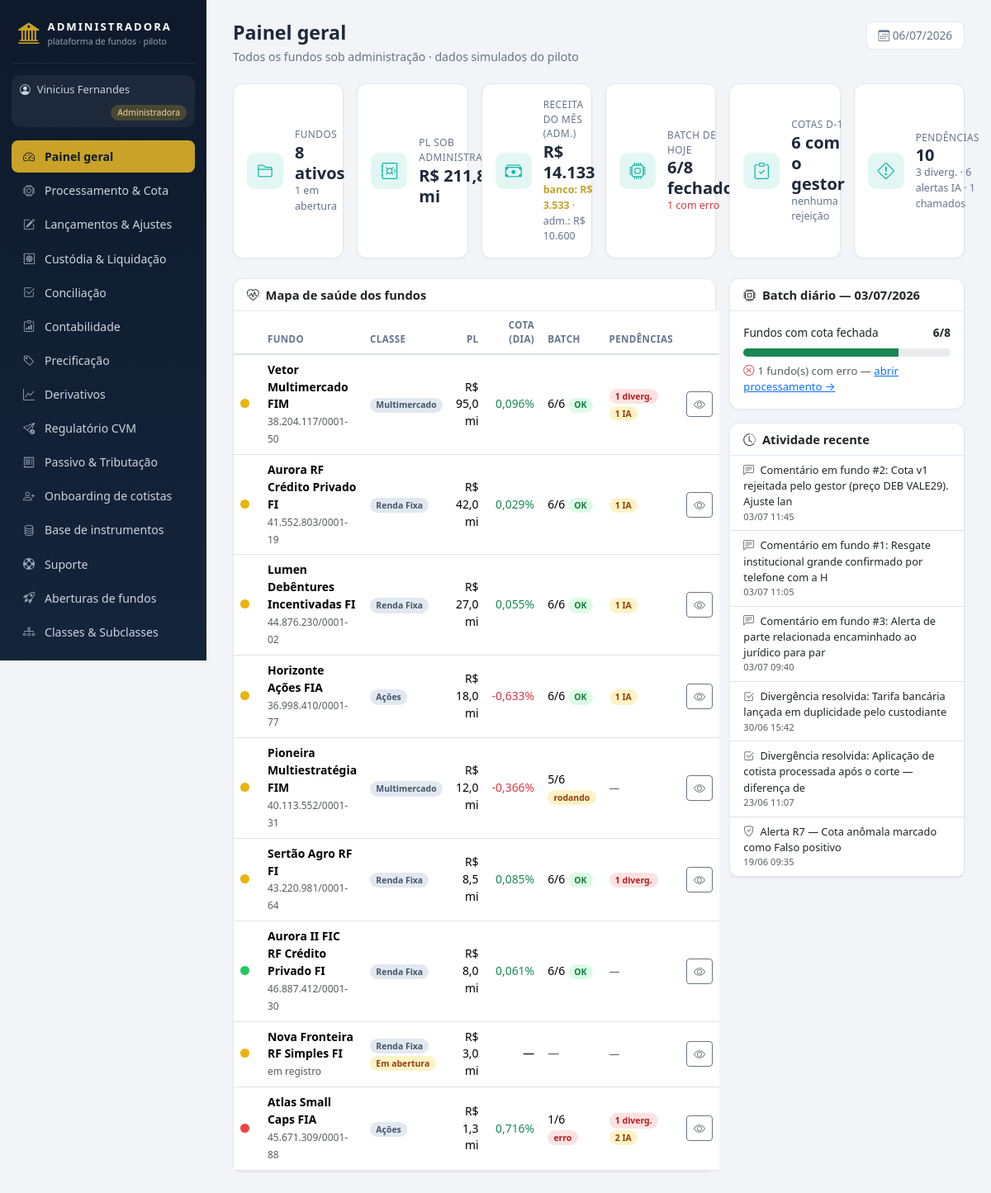
Page /admin/index.php (signed in) on the committed database.
### tables this page shows
CREATE TABLE usuarios (
  id INT AUTO_INCREMENT PRIMARY KEY,
  nome VARCHAR(100) NOT NULL,
  email VARCHAR(120) NOT NULL UNIQUE,
  senha VARCHAR(255) NOT NULL,         
  perfil ENUM('admin','gestor','custodia') NOT NULL,   
  fundo_id INT NULL,
  gestora VARCHAR(150) NULL,
  telefone VARCHAR(30) NULL,
  kyc_status VARCHAR(20) DEFAULT 'Pendente',
  criado_em DATETIME DEFAULT CURRENT_TIMESTAMP
);

CREATE TABLE fundos (
  id INT AUTO_INCREMENT PRIMARY KEY,
  nome VARCHAR(150) NOT NULL,
  cnpj VARCHAR(20),
  classe VARCHAR(50),                  
  publico_alvo VARCHAR(60),            
  condominio VARCHAR(20) DEFAULT 'Aberto',
  status VARCHAR(30) DEFAULT 'Ativo',  
  gestora VARCHAR(120),
  benchmark VARCHAR(30) DEFAULT 'CDI',
  tributacao VARCHAR(20) DEFAULT 'Longo Prazo',    
  provisao_despesas DECIMAL(18,2) DEFAULT 0,       
  tipo_fundo VARCHAR(10) DEFAULT 'FIF',            
  master_id INT DEFAULT NULL,                      
  taxa_adm DECIMAL(8,6) DEFAULT 0.0008,       
  taxa_gestao DECIMAL(8,6) DEFAULT 0.007,
  taxa_performance DECIMAL(8,6) DEFAULT 0,    
  caixa_atual DECIMAL(18,2) DEFAULT 0,
  pl_atual DECIMAL(18,2) DEFAULT 0,
  cota_atual DECIMAL(18,8) DEFAULT 1,
  data_abertura DATE
);

### admin/index.php (the view, shortened to what the rows shown need)
<?php
require_once __DIR__ . '/../config/db.php';
require_once __DIR__ . '/../includes/auth.php';
require_once __DIR__ . '/../includes/layout.php';
$u = exigir_perfil('admin');
$fundos = $pdo->query("SELECT * FROM fundos ORDER BY pl_atual DESC")->fetchAll();
$dataBatch = $pdo->query('SELECT MAX(data_ref) FROM processamento')->fetchColumn();
$batch = [];
if ($dataBatch) {
    $st = $pdo->prepare("SELECT fundo_id,
            SUM(status='OK') oks, SUM(status='Erro') erros, SUM(status='Pendente') pendentes,
            SUM(status='Rodando') rodando, COUNT(*) total
            FROM processamento WHERE data_ref = ? GROUP BY fundo_id");
    $st->execute([$dataBatch]);
    foreach ($st->fetchAll() as $r) $batch[$r['fundo_id']] = $r;
}
$divergencias = $pdo->query("SELECT fundo_id, COUNT(*) c FROM conciliacao WHERE situacao='Divergente' GROUP BY fundo_id")->fetchAll(PDO::FETCH_KEY_PAIR);
$alertasAbertos = $pdo->query("SELECT fundo_id, COUNT(*) c FROM alertas_fraude WHERE status IN ('Aberto','Em revisão') GROUP BY fundo_id")->fetchAll(PDO::FETCH_KEY_PAIR);
function var_dia(PDO $pdo, int $fid): ?float {
    $st = $pdo->prepare('SELECT valor_cota FROM cotas_historico WHERE fundo_id = ? ORDER BY data_ref DESC LIMIT 2');
    $st->execute([$fid]);
    $r = $st->fetchAll();
    return count($r) === 2 ? ((float)$r[0]['valor_cota'] / (float)$r[1]['valor_cota'] - 1) * 100 : null;
}
page_start('Painel geral', 'Painel geral', $u, 'Todos os fundos sob administração · dados simulados do piloto');
?>
<div class="row g-3">
  <div class="col-xl-8">
    <div class="card">
      <div class="card-body p-0">
        <table class="table table-hover mb-0">
          <thead><tr><th></th><th>Fundo</th><th>Classe</th><th class="text-end">PL</th>
            <th class="text-end">Cota (dia)</th><th>Batch</th><th>Pendências</th><th></th></tr></thead>
          <tbody>
          <?php foreach ($fundos as $f):
              $fid = (int)$f['id'];
              $b = $batch[$fid] ?? null;
              $nDiv = (int)($divergencias[$fid] ?? 0);
              $nAl = (int)($alertasAbertos[$fid] ?? 0);
              $temErro = $b && (int)$b['erros'] > 0;
              $temAtencao = $nDiv + $nAl > 0 || ($b && (int)$b['pendentes'] > 0);
              $sem = $f['status'] !== 'Ativo' ? 'sem-amarelo' : ($temErro ? 'sem-vermelho' : ($temAtencao ? 'sem-amarelo' : 'sem-verde'));
              $vd = $f['status'] === 'Ativo' ? var_dia($pdo, $fid) : null; ?>
            <tr>
              <td><span class="semaforo <?= $sem ?>"></span></td>
              <td><b><?= e_html($f['nome']) ?></b><br><span class="text-muted" style="font-size:.75rem"><?= e_html($f['cnpj']) ?></span></td>
              <td><?= badge($f['classe'], 'secondary') ?> <?= $f['status'] !== 'Ativo' ? badge_status($f['status']) : '' ?></td>
              <td class="text-end"><?= moeda_compacta($f['pl_atual']) ?></td>
              <td class="text-end <?= pct_color($vd) ?>"><?= pct($vd, 3) ?></td>
              <td><?php if ($b): ?>
                    <?= (int)$b['oks'] ?>/<?= (int)$b['total'] ?> <?= $temErro ? badge('erro', 'danger') : ((int)$b['oks'] === (int)$b['total'] ? badge('OK', 'success') : badge('rodando', 'warning')) ?>
                  <?php else: ?><span class="text-muted">—</span><?php endif; ?></td>
              <td>
                <?= $nDiv ? '<a class="link-limpo" href="conciliacao.php">' . badge($nDiv . ' diverg.', 'danger') . '</a> ' : '' ?>
                <?= $nAl ? '<a class="link-limpo" href="fraude.php">' . badge($nAl . ' IA', 'warning') . '</a>' : '' ?>
                <?= (!$nDiv && !$nAl) ? '<span class="text-muted" style="font-size:.8rem">—</span>' : '' ?>
              </td>
              <td class="text-end"><a class="btn btn-sm btn-outline-secondary" href="<?= BASE_URL ?>gestor/index.php?fundo_id=<?= $fid ?>" title="Ver como o gestor vê"><i class="bi bi-eye"></i></a></td>
            </tr>
          <?php endforeach; ?>
          </tbody>
        </table>
      </div>
    </div>
  </div>
</div>
<?php page_end();

### includes/layout.php (shortened to what the rows shown need)
<?php
require_once __DIR__ . '/helpers.php';
function menu_itens(array $u): array {
    $b = base_url();
    if ($u['perfil'] === 'admin') {
        return [
            ['Painel geral',        $b.'admin/index.php',          'bi-speedometer2'],
            ['Processamento & Cota', $b.'admin/processamento.php', 'bi-cpu'],
            ['Lançamentos & Ajustes', $b.'admin/lancamentos.php',  'bi-pencil-square'],
            ['Custódia & Liquidação', $b.'admin/custodia.php',     'bi-safe2'],
            ['Conciliação',         $b.'admin/conciliacao.php',    'bi-check2-square'],
            ['Contabilidade',       $b.'admin/contabilidade.php',  'bi-clipboard-data'],
            ['Precificação',        $b.'admin/precificacao.php',   'bi-tag'],
            ['Derivativos',         $b.'admin/derivativos.php',    'bi-graph-up'],
            ['Regulatório CVM',     $b.'admin/regulatorio.php',    'bi-send-check'],
            ['Passivo & Tributação', $b.'admin/passivo.php',       'bi-receipt'],
            ['Onboarding de cotistas', $b.'admin/onboarding_cotista.php', 'bi-person-plus'],
            ['Base de instrumentos', $b.'admin/ativos.php',        'bi-database'],
            ['Suporte',             $b.'admin/tickets.php',        'bi-life-preserver'],
            ['Aberturas de fundos', $b.'admin/aberturas.php',      'bi-rocket-takeoff'],
            ['Classes & Subclasses', $b.'admin/subclasses.php',    'bi-diagram-3'],
            ['FIP / Private Equity', $b.'admin/fip.php',           'bi-building-gear'],
            ['Carteiras',           $b.'admin/carteiras.php',      'bi-collection'],
            ['Pendências',          $b.'admin/pendencias.php',     'bi-list-task'],
            ['IA · Fraude',         $b.'admin/fraude.php',         'bi-shield-exclamation'],
            ['Repasses',            $b.'admin/repasses.php',       'bi-cash-stack'],
            ['Fundos & Clientes',   $b.'admin/fundos.php',         'bi-folder-plus'],
        ];
    }
    global $pdo;
    $itens = [
        ['Visão geral',       $b.'gestor/index.php',        'bi-speedometer2'],
        ['Aprovação de cota', $b.'gestor/cotas.php',        'bi-clipboard-check'],
        ['Boletar operação',  $b.'gestor/boletas.php',      'bi-receipt-cutoff'],
        ['Catálogo de ativos', $b.'gestor/ativos.php',      'bi-database'],
        ['Derivativos',       $b.'admin/derivativos.php',   'bi-graph-up'],
        ['Carteira',          $b.'gestor/carteira.php',     'bi-pie-chart'],
        ['Caixa & Fluxo',     $b.'gestor/caixa.php',        'bi-wallet2'],
        ['Cotistas',          $b.'gestor/cotistas.php',     'bi-people'],
        ['Acessos de cotistas', $b.'gestor/acessos.php',    'bi-key'],
        ['Performance',       $b.'gestor/performance.php',  'bi-graph-up-arrow'],
        ['Relatórios',        $b.'gestor/relatorios.php',   'bi-file-earmark-text'],
        ['Enquadramento',     $b.'gestor/enquadramento.php','bi-check-circle'],
        ['Assembleias',       $b.'gestor/assembleias.php',  'bi-megaphone'],
        ['Comunicados',       $b.'gestor/comunicados.php',  'bi-chat-left-text'],
        ['Chamados de cotistas', $b.'gestor/chamados_cotistas.php', 'bi-chat-dots'],
        ['Equipe do fundo',   $b.'gestor/equipe.php',       'bi-people-fill'],
        ['Criar fundo',       $b.'gestor/novo_fundo.php',   'bi-plus-square'],
        ['Suporte',           $b.'gestor/tickets.php',      'bi-life-preserver'],
    ];
    $livres = ['Equipe do fundo', 'Criar fundo', 'Suporte'];
    $fundo = fundo_do_usuario($pdo, $u);
    $fid = (int)$fundo['id'];
    $principal = eh_principal($pdo, $u, $fid);
    $mapa = permissao_de_menu();
    return array_values(array_filter($itens, function ($it) use ($mapa, $principal, $pdo, $u, $fid, $livres) {
        if (in_array($it[0], $livres, true)) return true;
        $req = $mapa[$it[0]] ?? null;
        if ($req === null) return true;
        if ($req === '__principal__') return $principal;
        return $principal || pode($pdo, $u, $fid, $req);
    }));
}
function page_start(string $titulo, string $ativo, array $u, string $subtitulo = ''): void {
    $b = base_url();
    $perfilRotulo = ['admin' => 'Administradora', 'gestor' => 'Gestor', 'custodia' => 'Custodiante'][$u['perfil']] ?? $u['perfil'];
    $perfilCor    = ['admin' => 'gold', 'gestor' => 'teal'][$u['perfil']] ?? 'blue';
    ?><!DOCTYPE html>
<html lang="pt-BR">
<head>
<link href="https://cdn.jsdelivr.net/npm/bootstrap@5.3.3/dist/css/bootstrap.min.css" rel="stylesheet">
<link href="https://cdn.jsdelivr.net/npm/bootstrap-icons@1.11.3/font/bootstrap-icons.min.css" rel="stylesheet">
<link href="<?= $b ?>assets/css/style.css" rel="stylesheet">
</head>
<body>
<div class="app-wrap">
  <aside class="sidebar">
    <div class="brand">
      <i class="bi bi-bank2"></i>
      <div>
      </div>
    </div>
    <div class="perfil-chip chip-<?= $perfilCor ?>">
      <i class="bi bi-person-circle"></i> <?= e_html($u['nome']) ?>
      <span><?= $perfilRotulo ?></span>
    </div>
    <nav class="menu">
      <?php foreach (menu_itens($u) as [$rotulo, $href, $icone]): ?>
        <a href="<?= $href ?>" class="<?= $rotulo === $ativo ? 'ativo' : '' ?>">
        </a>
      <?php endforeach; ?>
    </nav>
  </aside>
  <main class="conteudo">
    <div class="titulo-pagina">
      <div>
        <h1><?= e_html($titulo) ?></h1>
      </div>
    </div>
<?php
}
function page_end(): void {
    ?>
  </main>
</div>
</body>
</html><?php
}

### includes/helpers.php (shortened to what the rows shown need)
<?php
function moeda($v, int $dec = 2): string {
    return 'R$ ' . number_format((float)$v, $dec, ',', '.');
}
function moeda_compacta($v): string {
    $v = (float)$v;
    $abs = abs($v);
    if ($abs >= 1e6) return 'R$ ' . number_format($v / 1e6, 1, ',', '.') . ' mi';
    return moeda($v);
}
function pct($v, int $dec = 2): string {
    if ($v === null) return '—';
    return number_format((float)$v, $dec, ',', '.') . '%';
}
function pct_color($v): string {
    if ($v === null) return '';
    return $v >= 0 ? 'text-success' : 'text-danger';
}
function e_html($s): string { return htmlspecialchars((string)$s, ENT_QUOTES, 'UTF-8'); }
function badge(string $texto, string $cor): string {
    return '<span class="badge badge-soft-' . $cor . '">' . e_html($texto) . '</span>';
}
function badge_status(string $s): string {
    $map = [
        'OK' => 'success', 'Ativo' => 'success', 'Ativa' => 'success', 'Conciliado' => 'success', 'Concluída' => 'success',
        'Pago' => 'success', 'Aprovado' => 'success', 'Respondido' => 'success', 'Reenquadrado' => 'success',
        'Resolvido' => 'success', 'Encerrado' => 'secondary', 'Encerrada' => 'secondary', 'Falso positivo' => 'secondary',
        'Pendente' => 'warning', 'Em andamento' => 'warning', 'Em abertura' => 'warning',
        'Em análise' => 'warning', 'Em revisão' => 'warning', 'Apurado' => 'warning', 'Rodando' => 'info',
        'Instruído' => 'info', 'Aberto' => 'info', 'Em aberto' => 'warning',
        'Erro' => 'danger', 'Divergente' => 'danger', 'Escalado' => 'danger',
        'Alta' => 'danger', 'Média' => 'warning', 'Baixa' => 'secondary',
        'Timing' => 'info', 'Suspeita' => 'danger',
    ];
    return badge($s, $map[$s] ?? 'secondary');
}

### rows in the picture
usuarios: nome "Vinicius Fernandes", perfil "Administradora"
fundos: nome "Vetor Multimercado FIM", cnpj "38.204.117/0001-50", classe "Multimercado OK 1 diverg. 1 IA", pl_atual "R$ 95,0 mi", vd "0,096%", oks "6", total "6"
fundos: nome "Aurora RF Crédito Privado FI", cnpj "41.552.803/0001-19", classe "Renda Fixa OK 1 IA", pl_atual "R$ 42,0 mi", vd "0,029%", oks "6", total "6"
fundos: nome "Lumen Debêntures Incentivadas FI", cnpj "44.876.230/0001-02", classe "Renda Fixa OK 1 IA", pl_atual "R$ 27,0 mi", vd "0,055%", oks "6", total "6"
fundos: nome "Horizonte Ações FIA", cnpj "36.998.410/0001-77", classe "Ações OK 1 IA", pl_atual "R$ 18,0 mi", vd "-0,633%", oks "6", total "6"
fundos: nome "Pioneira Multiestratégia FIM", cnpj "40.113.552/0001-31", classe "Multimercado rodando", pl_atual "R$ 12,0 mi", vd "-0,366%", id "5", total "6"
fundos: nome "Sertão Agro RF FI", cnpj "43.220.981/0001-64", classe "Renda Fixa OK 1 diverg.", pl_atual "R$ 8,5 mi", vd "0,085%", id "6"
fundos: nome "Aurora II FIC RF Crédito Privado FI", cnpj "46.887.412/0001-30", classe "Renda Fixa OK", pl_atual "R$ 8,0 mi", vd "0,061%", oks "6", total "6"
fundos: nome "Nova Fronteira RF Simples FI", cnpj "em registro", classe "Renda Fixa Em abertura", pl_atual "R$ 3,0 mi", vd "—"
fundos: nome "Atlas Small Caps FIA", cnpj "45.671.309/0001-88", classe "Ações erro 1 diverg. 2 IA", pl_atual "R$ 1,3 mi", vd "0,716%", oks "1", total "6"

### other values in the picture
e_html($rotulo) "Painel geral"
e_html($rotulo) "Processamento & Cota"
e_html($rotulo) "Lançamentos & Ajustes"
e_html($rotulo) "Custódia & Liquidação"
e_html($rotulo) "Conciliação"
e_html($rotulo) "Contabilidade"
e_html($rotulo) "Precificação"
e_html($rotulo) "Derivativos"
e_html($rotulo) "Regulatório CVM"
e_html($rotulo) "Passivo & Tributação"
e_html($rotulo) "Onboarding de cotistas"
e_html($rotulo) "Base de instrumentos"
e_html($rotulo) "Suporte"
e_html($rotulo) "Aberturas de fundos"
e_html($rotulo) "Classes & Subclasses"
